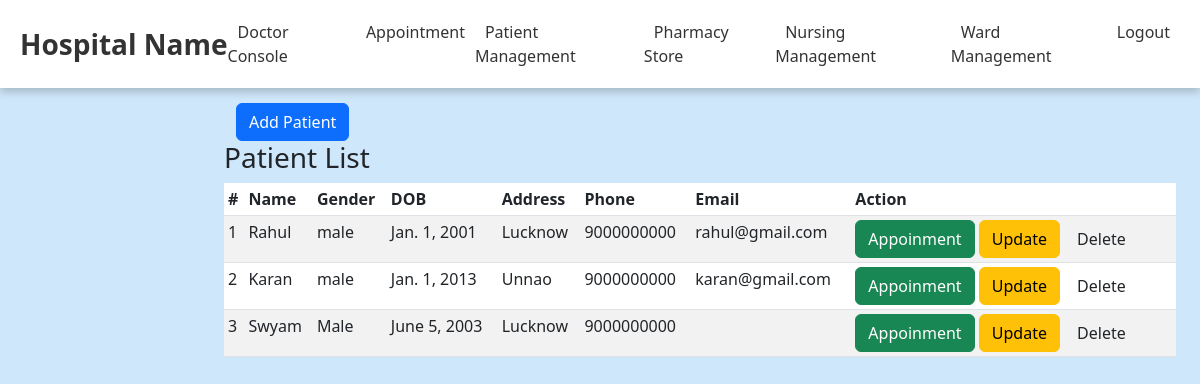
/patient/ (signed in), run on the app's committed database.
### hospital/models.py (models this page shows, shortened)
class Patient(models.Model):
    name = models.CharField(max_length=50)
    gender = models.CharField(max_length=1)
    dob = models.DateField()
    address = models.CharField(max_length=100, blank=True)
    phone = models.CharField(max_length=20, blank=True)
    email = models.EmailField(max_length=100, blank=True)

### hospital/views.py (the view, shortened to what this page needs)
# urls.py: path('patient/', views.patient, name='patient'),
@login_required(login_url='/login/')
def patient(request):
    patients = Patient.objects.all()
    doctors = Doctor.objects.all()
    return render(request, 'patient.html', locals())

### templates/patient.html (shortened to what this page needs)
{% extends "dashboard.html" %}
{% block main %}
<main class="col-md-9 ms-sm-auto col-lg-10 px-md-4"><div class="chartjs-size-monitor"><div class="chartjs-size-monitor-expand"><div class=""></div></div><div class="chartjs-size-monitor-shrink"><div class=""></div></div></div>
    <div class="d-flex justify-content-between flex-wrap flex-md-nowrap align-items-center pt-3 pb-2 mb-3 border-bottom">
        <h1 class="h2 py-2">Patient</h1>
    </div>
    <div class="container">
        <button type="button" class="btn btn-primary" data-bs-toggle="modal" data-bs-target="#addPatientModal">
            Add Patient
        </button>
    </div>
    {% if patients %}
    <h3>Patient List</h3>
    <div class="table-responsive">
        <table class="table table-striped table-sm">
            <thead>
                <tr>
                    <th scope="col">#</th>
                    <th scope="col">Name</th>
                    <th scope="col">Gender</th>
                    <th scope="col">DOB</th>
                    <th scope="col">Address</th>
                    <th scope="col">Phone</th>
                    <th scope="col">Email</th>
                    <th scope="col">Action</th>
                </tr>
            </thead>
            <tbody>
                {% for p in patients %}
                <tr>
                    <td>{{forloop.counter}}</td>
                    <td>{{p.name}}</td>
                    <td>{{p.gender}}</td>
                    <td>{{p.dob}}</td>
                    <td>{{p.address}}</td>
                    <td>{{p.phone}}</td>
                    <td>{{p.email}}</td>
                    <td>
                        <a href="" class='btn btn-success'>Appoinment</a>
                        <a href="{% url 'patient_update' p.id%}" class='btn btn-warning'>Update</a>
                        <a href="" class='btn btn-Danger'>Delete</a>
                    </td>
                </tr>
                {% endfor %}
            </tbody>
        </table>
    </div>
    {% else %}
        <h3 class="text-center"> No Record found</h3>
    {% endif %}
</main>
{% endblock main %}

### templates/dashboard.html (shortened to what this page needs)
{% extends "base.html" %}

### templates/base.html (shortened to what this page needs)
<!DOCTYPE html>
{% load static %}
<html lang="en">
<head>
    <link href="https://cdn.jsdelivr.net/npm/bootstrap@5.3.0-alpha1/dist/css/bootstrap.min.css" rel="stylesheet">
</head>
<body>
    {% block header %}
    <header>
        <div class="logo">
            <a href="#">Hospital Name</a>
        </div>
        <nav>
          <ul class="nav-links">
              <li><a href="#">Doctor Console</a></li>
              <li><a href="#">Appointment</a></li>
              <li><a href="{% url 'patient' %}">Patient Management</a></li>
              <li><a href="#">Pharmacy Store</a></li>
              <li><a href="#">Nursing Management</a></li>
              <li><a href="#">Ward Management</a></li>
              <li><a href="{% url 'logout' %}">Logout</a></li>
            </ul>
        </nav>
    </header>
    {% endblock header %}
    {% block main %}
    {% endblock main %}
</body>
</html>

### templates/base.html (style rules this page uses)
body { background-color: #cfe7fa; }
header { display: flex; align-items: center; padding: 20px; background-color: #fff; position: fixed; top: 0; left: 0; width: 100%; z-index: 999; box-shadow: 0 4px 8px rgba(0, 0, 0, 0.2); }
.logo a { font-size: 28px; font-weight: 700; color: #333; text-decoration: none; }
nav { flex: 1; }
.nav-links { display: flex; justify-content: end; list-style: none; margin: 0; padding: 0; }
.nav-links li a { font-size: 16px; font-weight: 500; color: #333; text-decoration: none; padding: 10px; border-radius: 5px; transition: all 0.3s ease; }

### data on the page
Patient: name "Rahul", gender "male", dob "Jan. 1, 2001", address "Lucknow", phone "9000000000", email "rahul@gmail.com"
Patient: name "Karan", gender "male", dob "Jan. 1, 2013", address "Unnao", phone "9000000000", email "karan@gmail.com"
Patient: name "Swyam", gender "Male", dob "June 5, 2003", address "Lucknow", phone "9000000000"
